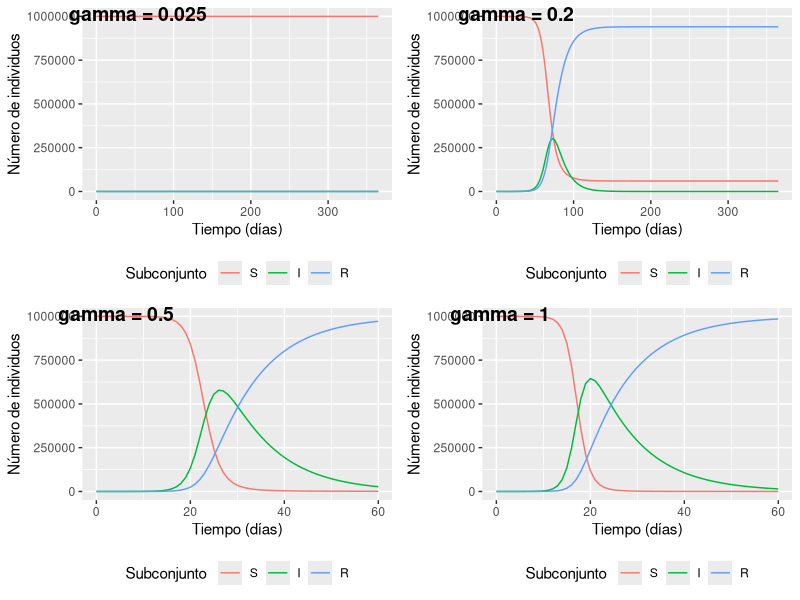
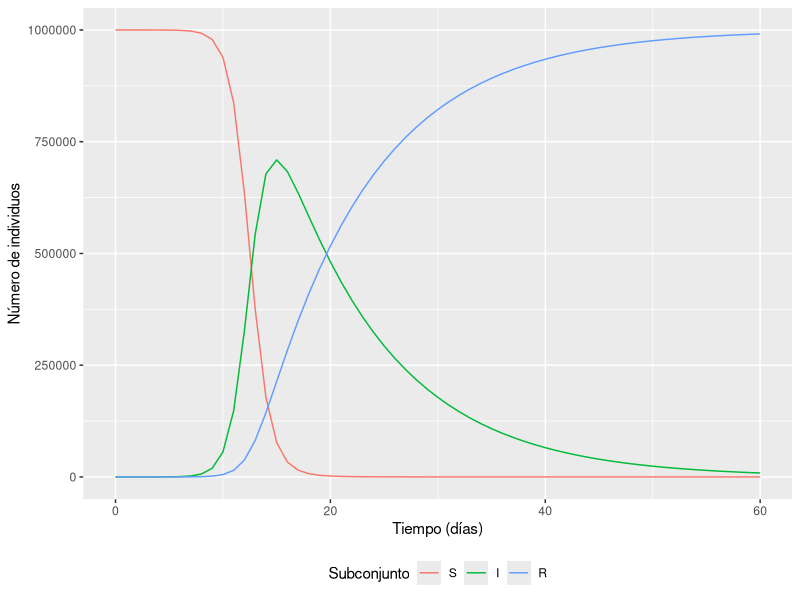

Generate these figures, in order, with R:
## ---- chunk 1
knitr::opts_chunk$set(echo = TRUE)
## ---- chunk 2
# PACKAGES:
library(ggpubr)
library(deSolve)
library(reshape2)
library(ggplot2)


initial_state_values <- c(S = 999999,  # Número de susceptibles inicial
                                       # 
                          I = 1,       # Se inicia con una persona infectada
                          R = 0)       # 


#razones en unidades de días^-1
parameters <- c(beta = .1,      # razón de infección
                gamma = .1)   # razón de recuperación

#valores de tiempo para resolver la ecuación, de 0 a 60 días
times <- seq(from = 0, to = 365, by = 1)   

sir_model <- function(time, state, parameters) {  
    with(as.list(c(state, parameters)), {# R obtendrá los nombres de variables a
                                         # partir de inputs de estados y parametros
        N <- S+I+R 
        lambda <- beta * I/N
        dS <- -lambda * S               
        dI <- lambda * S - gamma * I   
        dR <- gamma * I                 
        return(list(c(dS, dI, dR))) 
    })
}

# poner la solución del sistema de ecuaciones en forma de un dataframe
output <- as.data.frame(ode(y = initial_state_values, 
                            times = times, 
                            func = sir_model,
                            parms = parameters))
## ---- chunk 3

output_long <- melt(as.data.frame(output), id = "time")                  

b0.1 = ggplot(data = output_long,                                              
       aes(x = time, y = value, colour = variable, group = variable)) +  
  geom_line() +                                                          
  xlab("Tiempo (días)")+                                                   
  ylab("Número de individuos") +                                             
  labs(colour = "Subconjunto") +
  theme(legend.position = "bottom")

## ---- chunk 4
# PACKAGES:
library(deSolve)
library(reshape2)
library(ggplot2)


initial_state_values <- c(S = 999999,  # Número de susceptibles inicial
                                       # 
                          I = 1,       # Se inicia con una persona infectada
                          R = 0)       # 


#razones en unidades de días^-1
parameters <- c(beta = 0.3,      # razón de infección
                gamma = 0.1)   # razón de recuperación

#valores de tiempo para resolver la ecuación, de 0 a 60 días
times <- seq(from = 0, to = 365, by = 1)   

sir_model <- function(time, state, parameters) {  
    with(as.list(c(state, parameters)), {# R obtendrá los nombres de variables a
                                         # partir de inputs de estados y parametros
        N <- S+I+R 
        lambda <- beta * I/N
        dS <- -lambda * S               
        dI <- lambda * S - gamma * I   
        dR <- gamma * I                 
        return(list(c(dS, dI, dR))) 
    })
}

# poner la solución del sistema de ecuaciones en forma de un dataframe
output <- as.data.frame(ode(y = initial_state_values, 
                            times = times, 
                            func = sir_model,
                            parms = parameters))
## ---- chunk 5

output_long <- melt(as.data.frame(output), id = "time")                  

b0.3 = ggplot(data = output_long,                                              
       aes(x = time, y = value, colour = variable, group = variable)) +  
  geom_line() +                                                          
  xlab("Tiempo (días)")+                                                   
  ylab("Número de individuos") +                                             
  labs(colour = "Subconjunto") +
  theme(legend.position = "bottom")

## ---- chunk 6
# PACKAGES:
library(deSolve)
library(reshape2)
library(ggplot2)


initial_state_values <- c(S = 999999,  # Número de susceptibles inicial
                                       # 
                          I = 1,       # Se inicia con una persona infectada
                          R = 0)       # 


#razones en unidades de días^-1
parameters <- c(beta = 0.7,      # razón de infección
                gamma = 0.1)   # razón de recuperación

#valores de tiempo para resolver la ecuación, de 0 a 60 días
times <- seq(from = 0, to = 60, by = 1)   

sir_model <- function(time, state, parameters) {  
    with(as.list(c(state, parameters)), {# R obtendrá los nombres de variables a
                                         # partir de inputs de estados y parametros
        N <- S+I+R 
        lambda <- beta * I/N
        dS <- -lambda * S               
        dI <- lambda * S - gamma * I   
        dR <- gamma * I                 
        return(list(c(dS, dI, dR))) 
    })
}

# poner la solución del sistema de ecuaciones en forma de un dataframe
output <- as.data.frame(ode(y = initial_state_values, 
                            times = times, 
                            func = sir_model,
                            parms = parameters))
## ---- chunk 7

output_long <- melt(as.data.frame(output), id = "time")                  

b0.7 = ggplot(data = output_long,                                              
       aes(x = time, y = value, colour = variable, group = variable)) +  
  geom_line() +                                                          
  xlab("Tiempo (días)")+                                                   
  ylab("Número de individuos") +                                             
  labs(colour = "Subconjunto") +
  theme(legend.position = "bottom")

## ---- chunk 8
# PACKAGES:
library(deSolve)
library(reshape2)
library(ggplot2)


initial_state_values <- c(S = 999999,  # Número de susceptibles inicial
                                       # 
                          I = 1,       # Se inicia con una persona infectada
                          R = 0)       # 


#razones en unidades de días^-1
parameters <- c(beta = .9,      # razón de infección
                gamma = .1)   # razón de recuperación

#valores de tiempo para resolver la ecuación, de 0 a 60 días
times <- seq(from = 0, to = 60, by = 1)   

sir_model <- function(time, state, parameters) {  
    with(as.list(c(state, parameters)), {# R obtendrá los nombres de variables a
                                         # partir de inputs de estados y parametros
        N <- S+I+R 
        lambda <- beta * I/N
        dS <- -lambda * S               
        dI <- lambda * S - gamma * I   
        dR <- gamma * I                 
        return(list(c(dS, dI, dR))) 
    })
}

# poner la solución del sistema de ecuaciones en forma de un dataframe
output <- as.data.frame(ode(y = initial_state_values, 
                            times = times, 
                            func = sir_model,
                            parms = parameters))
## ---- chunk 9

output_long <- melt(as.data.frame(output), id = "time")                  

b0.9 = ggplot(data = output_long,                                              
       aes(x = time, y = value, colour = variable, group = variable)) +  
  geom_line() +                                                          
  xlab("Tiempo (días)")+                                                   
  ylab("Número de individuos") +                                             
  labs(colour = "Subconjunto") +
  theme(legend.position = "bottom")

## ---- chunk 10
ggarrange(b0.1,b0.3,b0.7,b0.9, labels = c("gamma = 0.025", "gamma = 0.2", "gamma = 0.5", "gamma = 1"),ncol = 2, nrow = 2)
## ---- chunk 11
# PACKAGES:
library(deSolve)
library(reshape2)
library(ggplot2)


initial_state_values <- c(S = 999999,  # Número de susceptibles inicial
                                       # 
                          I = 1,       # Se inicia con una persona infectada
                          R = 0)       # 


#razones en unidades de días^-1
parameters <- c(beta = 1.2,      # razón de infección
                gamma = .1)   # razón de recuperación

#valores de tiempo para resolver la ecuación, de 0 a 60 días
times <- seq(from = 0, to = 60, by = 1)   

sir_model <- function(time, state, parameters) {  
    with(as.list(c(state, parameters)), {# R obtendrá los nombres de variables a
                                         # partir de inputs de estados y parametros
        N <- S+I+R 
        lambda <- beta * I/N
        dS <- -lambda * S               
        dI <- lambda * S - gamma * I   
        dR <- gamma * I                 
        return(list(c(dS, dI, dR))) 
    })
}

# poner la solución del sistema de ecuaciones en forma de un dataframe
output <- as.data.frame(ode(y = initial_state_values, 
                            times = times, 
                            func = sir_model,
                            parms = parameters))
## ---- chunk 12

output_long <- melt(as.data.frame(output), id = "time")                  

ggplot(data = output_long,                                              
       aes(x = time, y = value, colour = variable, group = variable)) +  
  geom_line() +                                                          
  xlab("Tiempo (días)")+                                                   
  ylab("Número de individuos") +                                             
  labs(colour = "Subconjunto") +
  theme(legend.position = "bottom")
